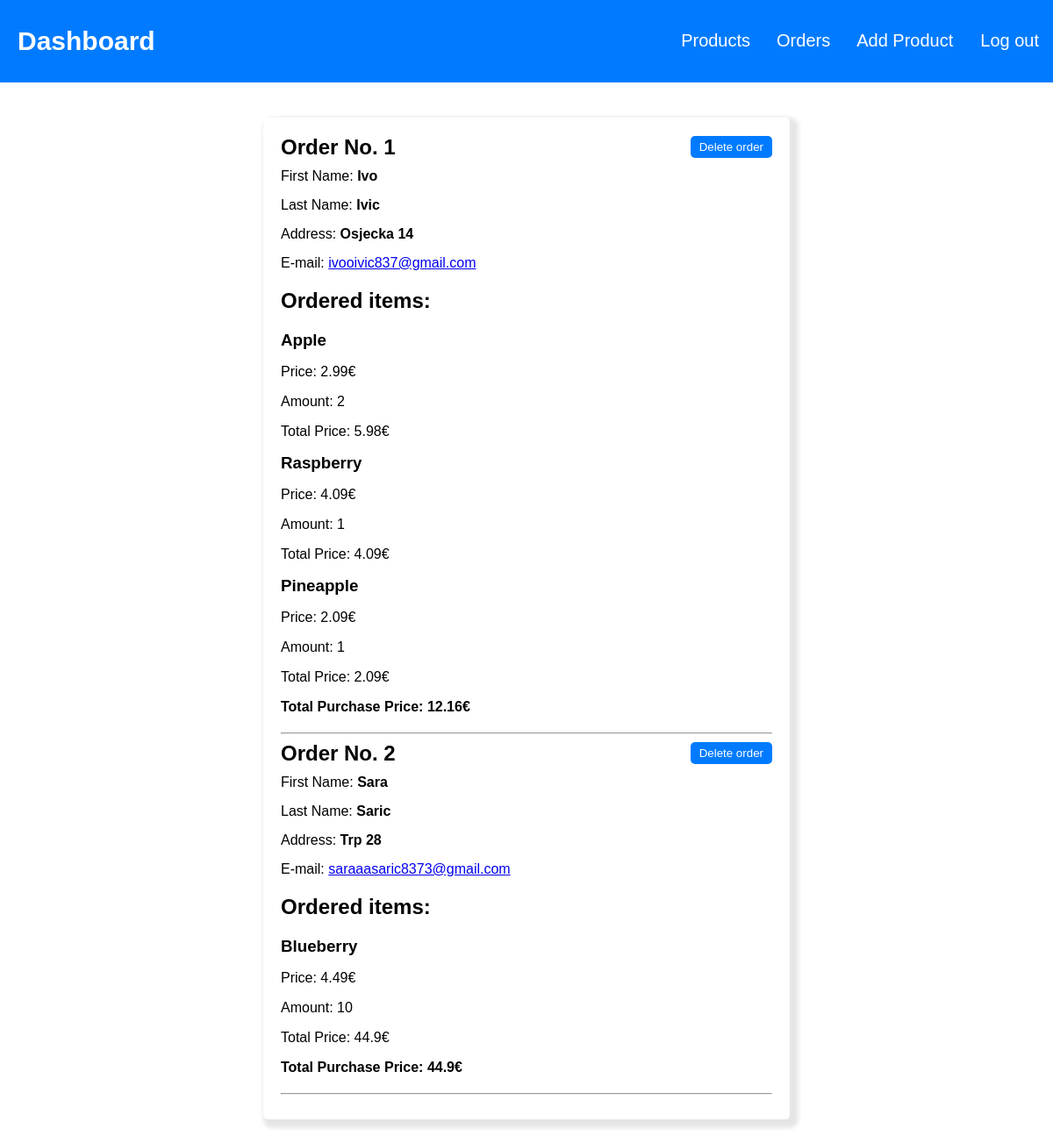
/orders.php (signed in), run on the app's committed database.
### tables this page shows
CREATE TABLE `orders` (
  `id` int(11) NOT NULL,
  `name` varchar(30) NOT NULL,
  `surname` varchar(30) NOT NULL,
  `address` varchar(40) NOT NULL,
  `email` varchar(50) NOT NULL,
  `total` double(9,2) NOT NULL
);

CREATE TABLE `ordered_items` (
  `id` int(11) NOT NULL,
  `order_id` int(11) NOT NULL,
  `item_id` int(11) NOT NULL,
  `quantity` int(11) NOT NULL
);

CREATE TABLE `products` (
  `id` int(10) NOT NULL,
  `name` varchar(250) NOT NULL,
  `price` double(9,2) NOT NULL,
  `image` varchar(250) NOT NULL,
  `quantity` int(11) NOT NULL DEFAULT 0
);

### orders.php (the view, shortened to what this page needs)
<?php
include("./includes/db.php");
?>
<!DOCTYPE html>
<html lang="en">
<head>
    <link rel="stylesheet" href="./styles/style_dashboard.css">
</head>
<body>
<?php include("./includes/dashboard_header.php"); ?>
<div class="order-content">
    <?php
    $sqlOrder = "SELECT * FROM orders";
    $resultOrder = $spoj->query($sqlOrder);
    if ($resultOrder->num_rows > 0) {
        while ($row = $resultOrder->fetch_assoc()) {
            $order_id = $row["id"];
            $sqlOrderItem = "SELECT * FROM `ordered_items` WHERE `order_id`='$order_id'";
            $resultOrderItem = $spoj->query($sqlOrderItem);
            $totalPrice = 0;
    ?>
            <div class="order">
                <div class="order-first-section">
                    <h2>Order No. <span><?php echo $order_id; ?></span></h2>
                    <form method="post">
                        <button class="remove-order-btn" type="submit" name="delete-order" value="<?php echo $order_id; ?>">Delete order</button>
                    </form>
                </div>
                <div>
                    <div class="info-order">
                        <p>First Name: <span><?php echo $row["name"]; ?></span></p>
                        <p>Last Name: <span><?php echo $row["surname"]; ?></span></p>
                        <p>Address: <span><?php echo $row["address"]; ?></span></p>
                        <p>E-mail: <a href="mailto:<?php echo $row["email"]; ?>"><?php echo $row["email"]; ?></a></p>
                    </div>
                    <div>
                        <h2 id="order-title">Ordered items: </h2>
                        <div class="ordered-items-container">
                            <?php
                            while ($rowItem = $resultOrderItem->fetch_assoc()) {
                                $item_id = $rowItem["item_id"];
                                $sqlProduct = "SELECT * FROM `products` WHERE `id`='$item_id'";
                                $resultProduct = $spoj->query($sqlProduct);
                                $product = $resultProduct->fetch_assoc();
                                $itemPrice = $product["price"] * $rowItem["quantity"];
                                $totalPrice += $itemPrice;
                            ?>
                                <div class="ordered-item">
                                    <h3><?php echo $product["name"]; ?></h3>
                                    <p> Price: <?php echo $product["price"]; ?>€</p>
                                    <p> Amount: <?php echo $rowItem["quantity"]; ?></p>
                                    <p> Total Price: <?php echo $itemPrice; ?>€</p>
                                </div>
                            <?php } ?>
                        </div>
                    </div>
                    <p><b>Total Purchase Price: <?php echo $totalPrice; ?>€</b></p>
                </div>
            </div>
            <hr>
    <?php
        }
    } else {
        echo '<p id="orders-message">There are no orders!</p>';
    }
    ?>
</div>
</body>
</html>

### includes/dashboard_header.php
<nav class="nav-dashboard">
    <h1><a href="dashboard.php">Dashboard</a></h1>
    <div class="dashboard-menu">
        <a href="products.php">Products</a>
        <a href="orders.php">Orders</a>
        <a href="add_product.php">Add Product</a>
        <form method="post">
            <button type="submit" name="log-out">Log out</button>
        </form>
    </div>
</nav>

### styles/style_dashboard.css (style rules this page uses)
* { box-sizing: border-box; }
body { margin: 0; padding: 0; width: 100%; font-family: Arial, sans-serif; }
.nav-dashboard { background-color: #007bff; color: #fff; padding: 10px; display: flex; justify-content: space-between; align-items: center; }
.nav-dashboard h1 a { color: #fff; text-decoration: none; margin-left: 10px; font-size: 30px; }
.dashboard-menu { display: flex; align-items: center; font-size: 20px; }
.dashboard-menu a { color: #fff; text-decoration: none; margin: 0 15px; font-size: 20px; }
.dashboard-menu form { display: inline; }
.dashboard-menu button { color: #fff; background-color: transparent; border: none; cursor: pointer; text-decoration: none; font-size: 1em; margin-left: 10px; }
.order-content { max-width: 600px; margin: 40px auto; padding: 20px; background-color: #fff; border-radius: 5px; box-shadow: 5px 5px 5px 5px rgba(0, 0, 0, 0.1); }
.order { margin-bottom: 20px; }
.order-first-section { display: flex; justify-content: space-between; align-items: center; }
.order-first-section h2 { margin: 0; }
.order-first-section span { font-weight: bold; }
.remove-order-btn { background-color: #007bff; color: #fff; border: none; padding: 5px 10px; border-radius: 5px; cursor: pointer; }
.info-order { margin-top: 10px; }
.info-order p { margin: 5px 0; margin-bottom: 15px; }
.info-order span { font-weight: bold; }
#order-title { margin-top: 20px; }
.ordered-items-container { margin-top: 10px; }
.ordered-item { margin-bottom: 10px; }
.ordered-item h3 { margin: 0; }

### data on the page
orders: id "1", name "Ivo", surname "Ivic", address "Osjecka 14", email "ivooivic837@gmail.com", totalPrice "12.16"
ordered_items: item.name "Apple", item.price "2.99", quantity "2", itemPrice "5.98"
ordered_items: item.name "Raspberry", item.price "4.09", quantity "1"
ordered_items: item.name "Pineapple", item.price "2.09", quantity "1"
orders: id "2", name "Sara", surname "Saric", address "Trp 28", email "saraaasaric8373@gmail.com", totalPrice "44.9"
ordered_items: item.name "Blueberry", item.price "4.49", quantity "10", itemPrice "44.9"
